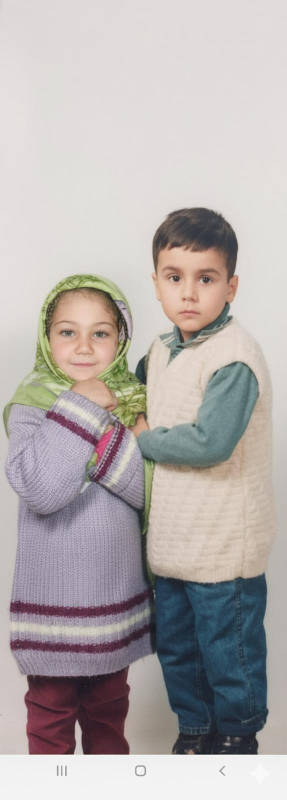
#> input picture photos/bebeklik.jpeg, 573 x 1600 px (shown at 1/2 size)
$ python generate_og.py
#> lines starting #> are read from the running program, lines starting #| are printed output that depends on the picture
from PIL import Image, ImageDraw, ImageFont, ImageFilter
from pathlib import Path

ROOT = Path(__file__).resolve().parents[1]
OUT = ROOT / "og-image.jpg"
PHOTO = ROOT / "photos" / "bebeklik.jpeg"

W, H = 1200, 630
BG = (243, 237, 230)
CARD = (255, 253, 250)
BURGUNDY = (114, 47, 55)
GOLD = (201, 168, 76)
GOLD_LIGHT = (232, 213, 163)
MUTED = (122, 101, 101)
SEAL = (143, 58, 68)


def load_fonts():
    try:
        return {
            "label": ImageFont.truetype("C:/Windows/Fonts/georgia.ttf", 34),
            "names": ImageFont.truetype("C:/Windows/Fonts/georgiai.ttf", 86),
            "amp": ImageFont.truetype("C:/Windows/Fonts/georgiai.ttf", 68),
            "sub": ImageFont.truetype("C:/Windows/Fonts/georgiai.ttf", 30),
            "event": ImageFont.truetype("C:/Windows/Fonts/segoeui.ttf", 24),
            "date": ImageFont.truetype("C:/Windows/Fonts/segoeui.ttf", 22),
            "seal": ImageFont.truetype("C:/Windows/Fonts/georgia.ttf", 24),
        }
    except OSError:
        default = ImageFont.load_default()
        return {k: default for k in ("label", "names", "amp", "sub", "event", "date", "seal")}


def text_width(draw, text, font):
    bbox = draw.textbbox((0, 0), text, font=font)
    return bbox[2] - bbox[0]


def draw_corner_brackets(draw, box, color, size=24, width=2):
    x1, y1, x2, y2 = box
    for pts in [
        [(x1, y1 + size), (x1, y1), (x1 + size, y1)],
        [(x2 - size, y1), (x2, y1), (x2, y1 + size)],
        [(x1, y2 - size), (x1, y2), (x1 + size, y2)],
        [(x2 - size, y2), (x2, y2), (x2, y2 - size)],
    ]:
        draw.line(pts[:2], fill=color, width=width)
        draw.line(pts[1:], fill=color, width=width)


def draw_ornament(draw, cx, y, width, color):
    half = width // 2
    draw.line([(cx - half, y), (cx - 20, y)], fill=color, width=1)
    draw.line([(cx + 20, y), (cx + half, y)], fill=color, width=1)
    s = 9
    draw.polygon(
        [(cx, y - s), (cx + s, y), (cx, y + s), (cx - s, y)],
        outline=color,
        fill=CARD,
    )


def draw_wax_seal(draw, cx, cy, r, fonts):
    draw.ellipse([cx - r, cy - r, cx + r, cy + r], fill=SEAL, outline=GOLD, width=3)
    text = "N & Y"
    bbox = draw.textbbox((0, 0), text, font=fonts["seal"])
    tw, th = bbox[2] - bbox[0], bbox[3] - bbox[1]
    draw.text((cx - tw / 2, cy - th / 2 - 2), text, fill=GOLD_LIGHT, font=fonts["seal"])


def main():
    fonts = load_fonts()
    bg = Image.new("RGB", (W, H), BG)
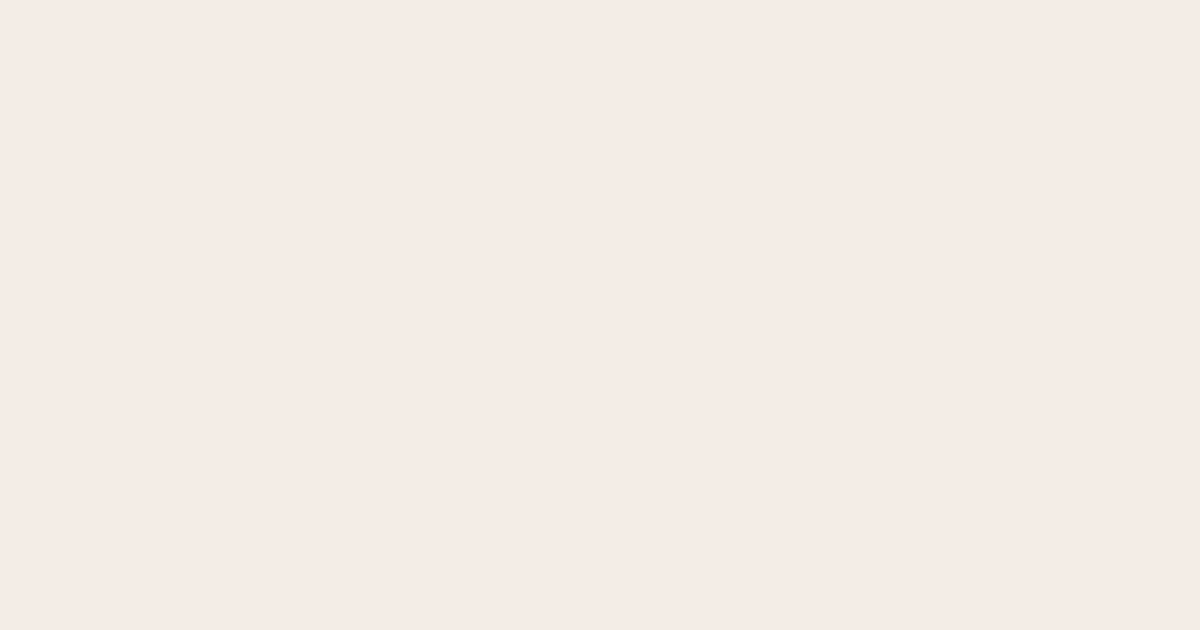
#> bg: PIL image 1200x630 RGB; mean R, G, B 243, 237, 230
    glow = Image.new("RGB", (W, H), BG)
    ImageDraw.Draw(glow).ellipse([80, 20, 1120, 610], fill=(252, 246, 238))
    bg = Image.blend(bg, glow.filter(ImageFilter.GaussianBlur(45)), 0.5)
    draw = ImageDraw.Draw(bg)

    card_w, card_h = 1040, 520
    card_x, card_y = (W - card_w) // 2, (H - card_h) // 2

    shadow = Image.new("RGBA", (W, H), (0, 0, 0, 0))
#> shadow: PIL image 1200x630 RGBA; every value is 0
    ImageDraw.Draw(shadow).rounded_rectangle(
        [card_x + 12, card_y + 18, card_x + card_w + 12, card_y + card_h + 18],
        radius=8,
        fill=(114, 47, 55, 60),
    )
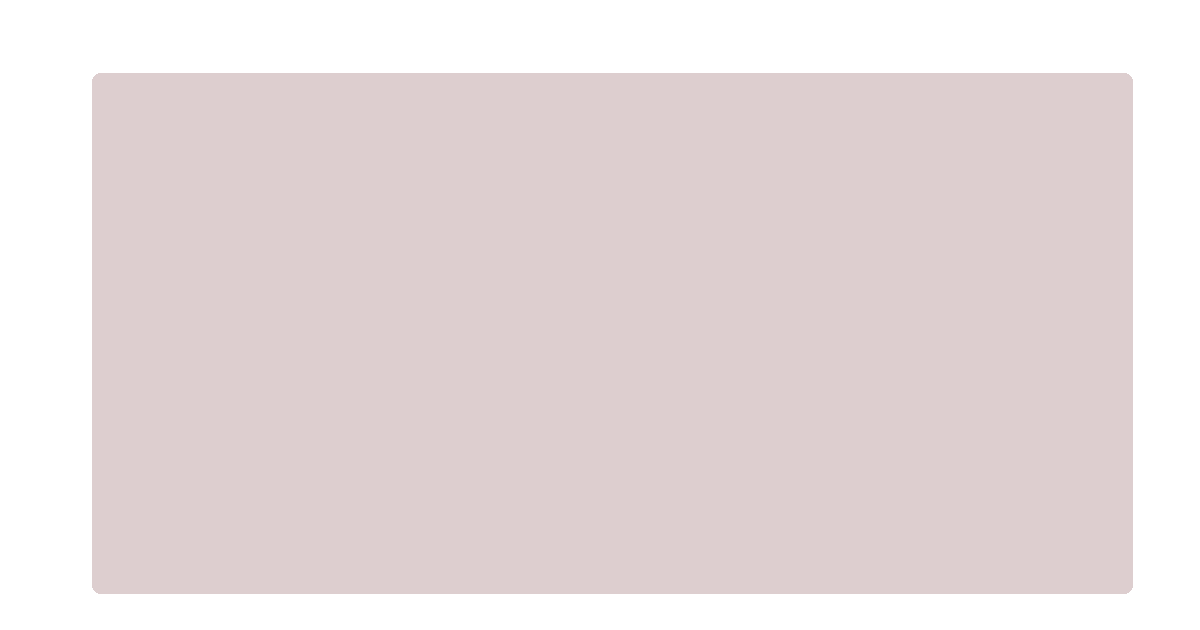
#> shadow: PIL image 1200x630 RGBA; mean R, G, B, A 81.8, 33.7, 39.5, 43; transparent parts drawn white
    bg.paste(shadow.filter(ImageFilter.GaussianBlur(20)), (0, 0), shadow.filter(ImageFilter.GaussianBlur(20)))
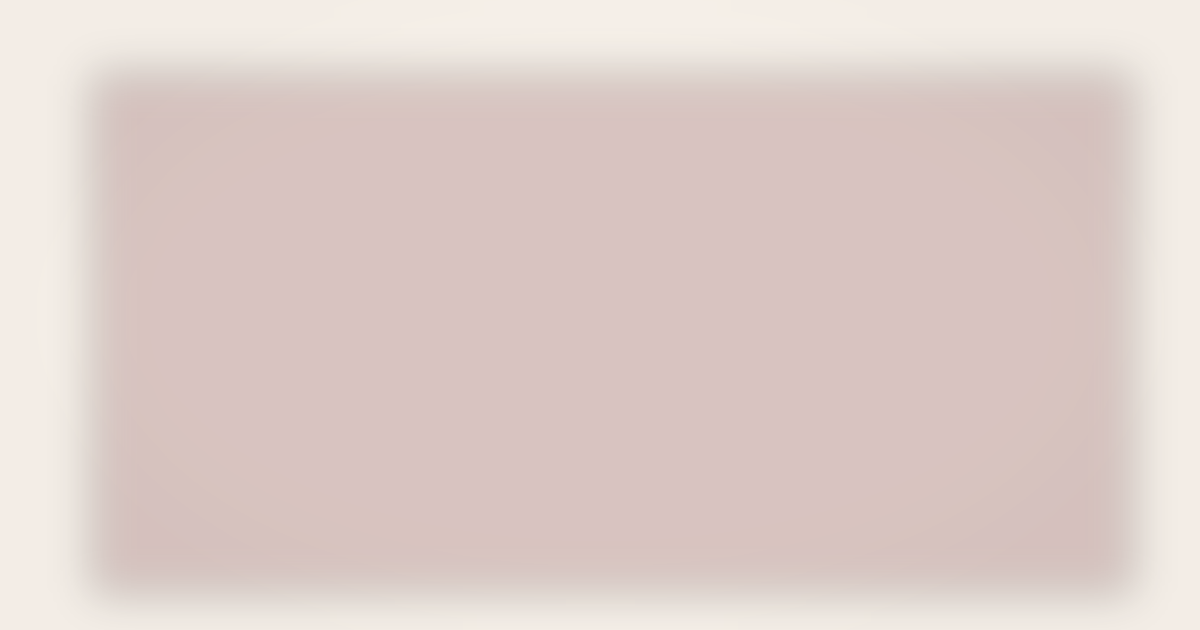
#> bg: PIL image 1200x630 RGB; mean R, G, B 222.1, 206.3, 201.8
    draw = ImageDraw.Draw(bg)

    draw.rounded_rectangle(
        [card_x, card_y, card_x + card_w, card_y + card_h],
        radius=6,
        fill=CARD,
        outline=GOLD,
        width=3,
    )
    inner = [card_x + 18, card_y + 18, card_x + card_w - 18, card_y + card_h - 18]
    draw.rectangle(inner, outline=GOLD_LIGHT, width=1)
    draw_corner_brackets(draw, inner, GOLD, size=28)
#> in draw_corner_brackets, `x1, y1, x2, y2 = box`: x1 = 98; y1 = 73; x2 = 1102; y2 = 557
#> the loop in draw_corner_brackets, `for pts in [ [(x1, y1 + size), (x1, y1), (x1 + size, y1)], [(x2 - size..` made 4 passes
#> pts on passes 1 to 4: [(98, 101), (98, 73), (126, 73)], [(1074, 73), (1102, 73), (1102, 101)], [(98, 529), (98, 557), (126, 557)], [(1074, 557), (1102, 557), (1102, 529)]

    # sol fotoğraf
    photo = Image.open(PHOTO).convert("RGB")
#> photo is the input picture: PIL image 573x1600 RGB; mean R, G, B 179.5, 173.8, 172.4
    pw, ph = photo.size
#> pw = 573; ph = 1600
    photo = photo.crop((0, 0, pw, int(ph * 0.92)))
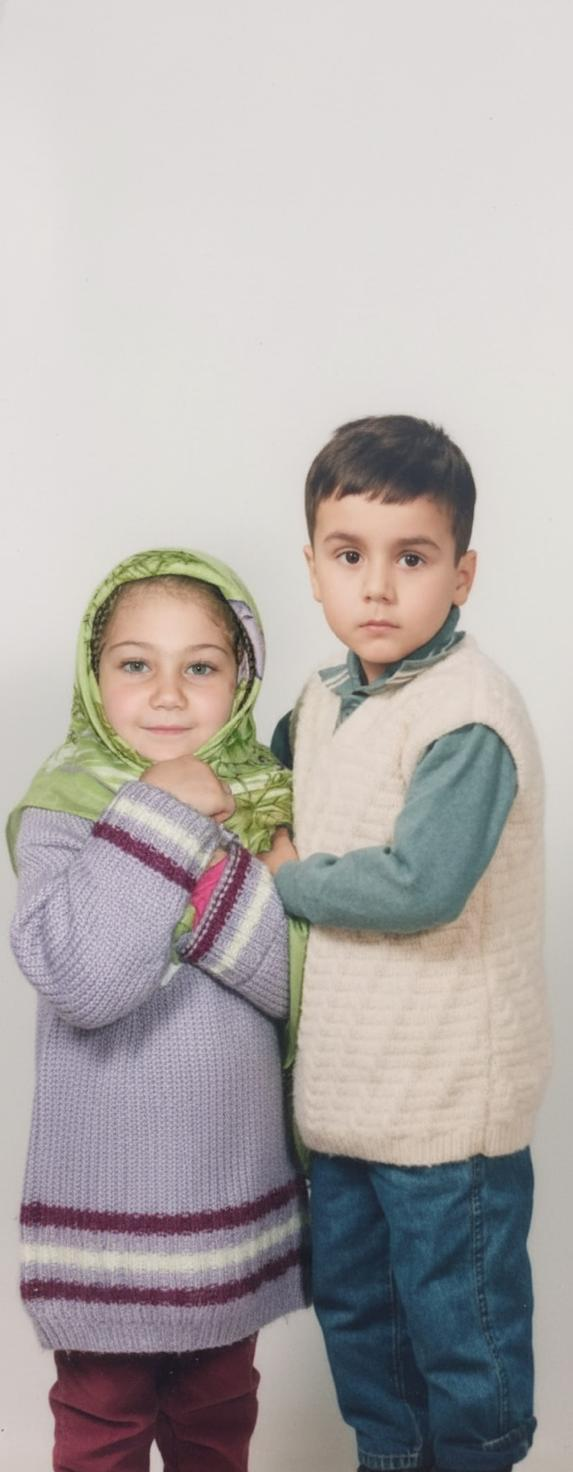
#> photo: PIL image 573x1472 RGB; mean R, G, B 177.4, 171.6, 170
    photo_w, photo_h = 230, 290
    px = card_x + 70
    py = card_y + (card_h - photo_h) // 2 - 10
    draw.rectangle([px - 4, py - 4, px + photo_w + 8, py + photo_h + 8], fill=GOLD_LIGHT)
    bg.paste(photo.resize((photo_w, photo_h), Image.Resampling.LANCZOS), (px, py))
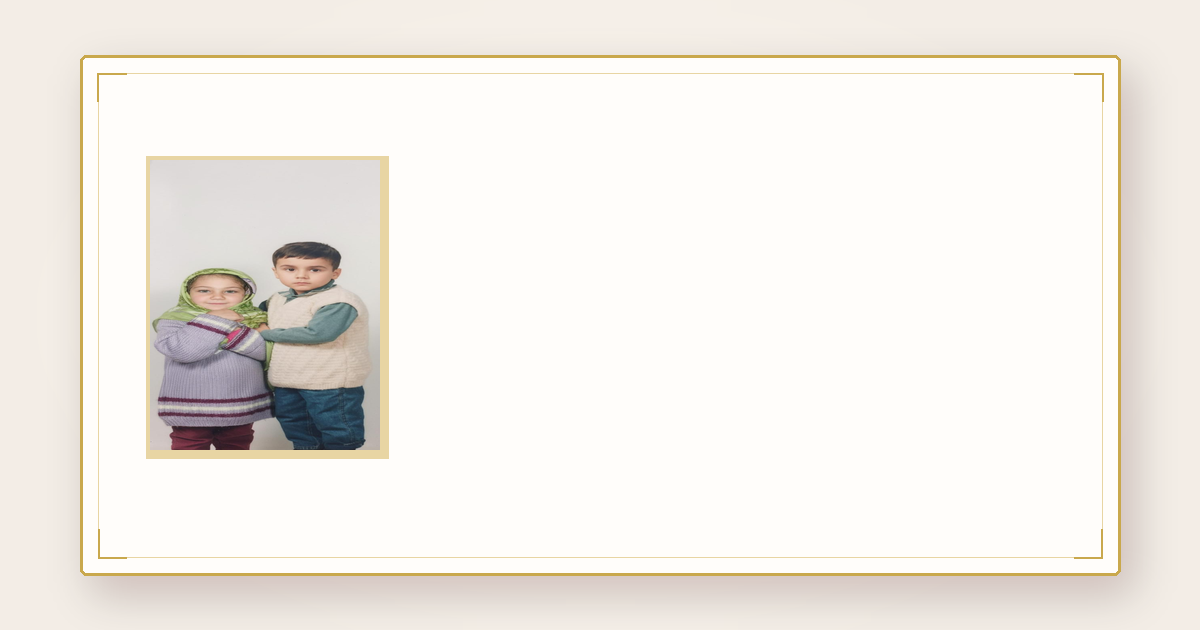
#> bg: PIL image 1200x630 RGB; mean R, G, B 242, 237.7, 232
    draw = ImageDraw.Draw(bg)
    draw.rectangle([px, py, px + photo_w, py + photo_h], outline=(201, 168, 76), width=2)

    # sağ metin alanı
    tx = card_x + 360
    ty = card_y + 72

    label = "DAVETİYE"
    draw.text((tx, ty), label, fill=BURGUNDY, font=fonts["label"])
    draw_ornament(draw, tx + 130, ty + 52, 260, GOLD)

    names_y = ty + 78
    left, amp, right = "Naz", "&", "Yakup"
    draw.text((tx, names_y), left, fill=BURGUNDY, font=fonts["names"])
    ax = tx + text_width(draw, left, fonts["names"]) + 12
#> ax = 614
    draw.text((ax, names_y + 12), amp, fill=GOLD, font=fonts["amp"])
    draw.text((ax + text_width(draw, amp, fonts["amp"]) + 12, names_y), right, fill=BURGUNDY, font=fonts["names"])

    sub = "Sizi aramızda görmekten"
    sub2 = "mutluluk duyarız"
    draw.text((tx, names_y + 108), sub, fill=MUTED, font=fonts["sub"])
    draw.text((tx, names_y + 142), sub2, fill=MUTED, font=fonts["sub"])

    draw.line([(tx, names_y + 196), (tx + 300, names_y + 196)], fill=GOLD, width=2)
    draw.text((tx, names_y + 214), "2 Ekim · Kına Gecesi", fill=MUTED, font=fonts["event"])
    draw.text((tx, names_y + 248), "3 Ekim · Yemekli Eğlence", fill=MUTED, font=fonts["event"])
    draw.text((tx, names_y + 290), "İzmir · 2026", fill=GOLD, font=fonts["date"])

    draw_wax_seal(draw, card_x + card_w - 95, card_y + card_h - 72, 38, fonts)

    bg.save(OUT, "JPEG", quality=93, optimize=True)
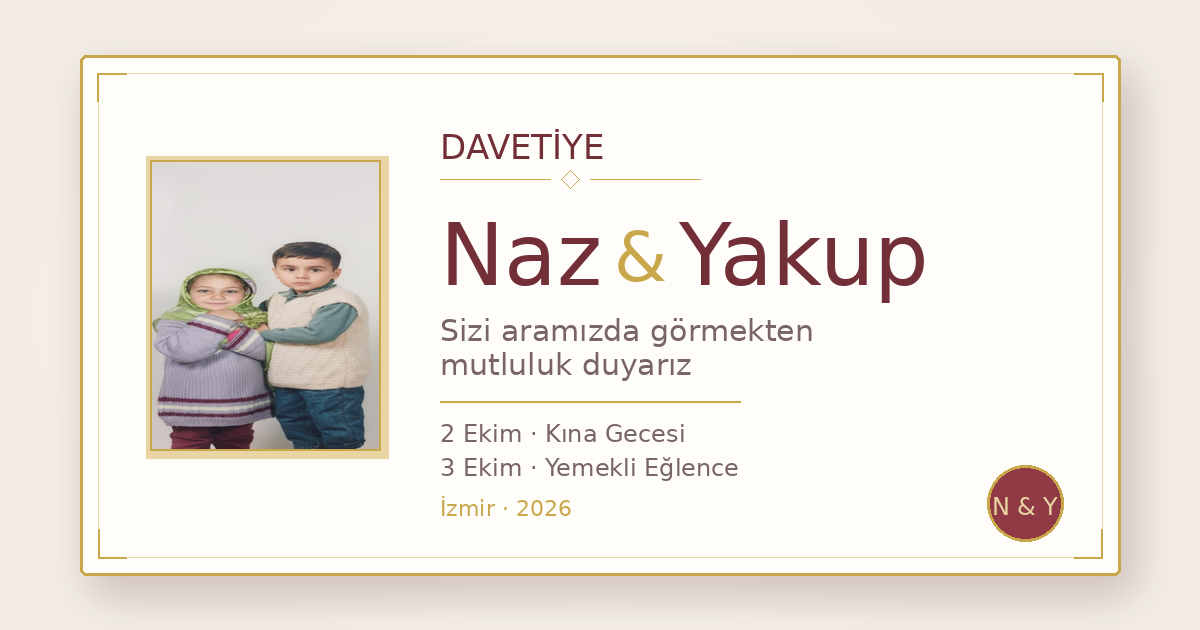
#> saved as og-image.jpg: PIL image 1200x630 RGB; mean R, G, B 238.3, 232.4, 226.4
    print(f"Created {OUT}")


if __name__ == "__main__":
    main()
